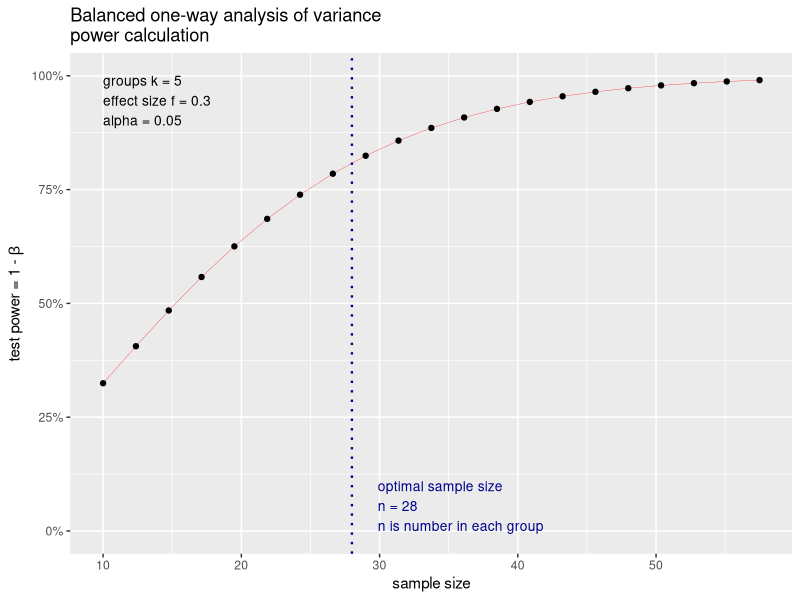
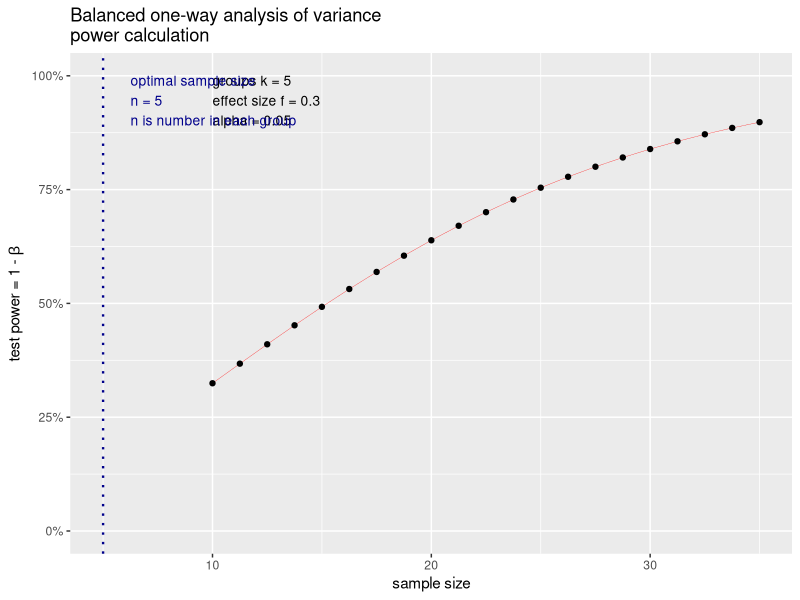
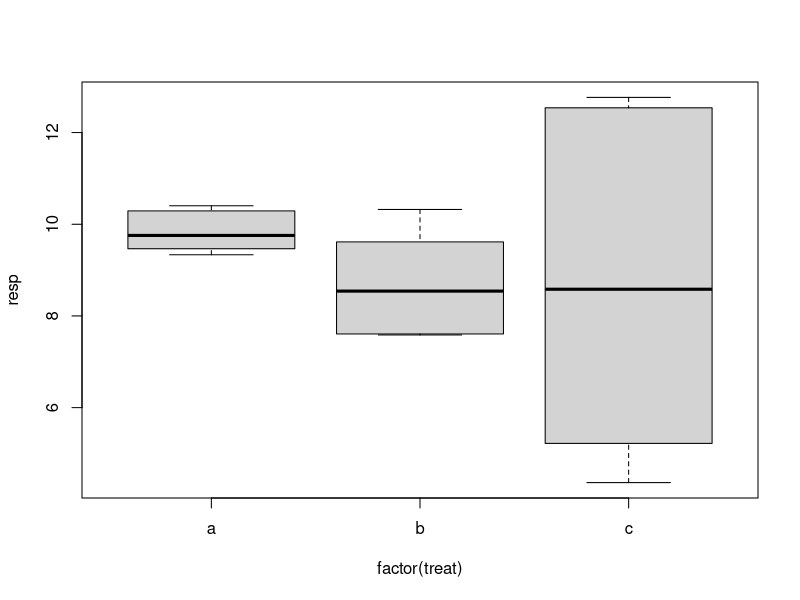
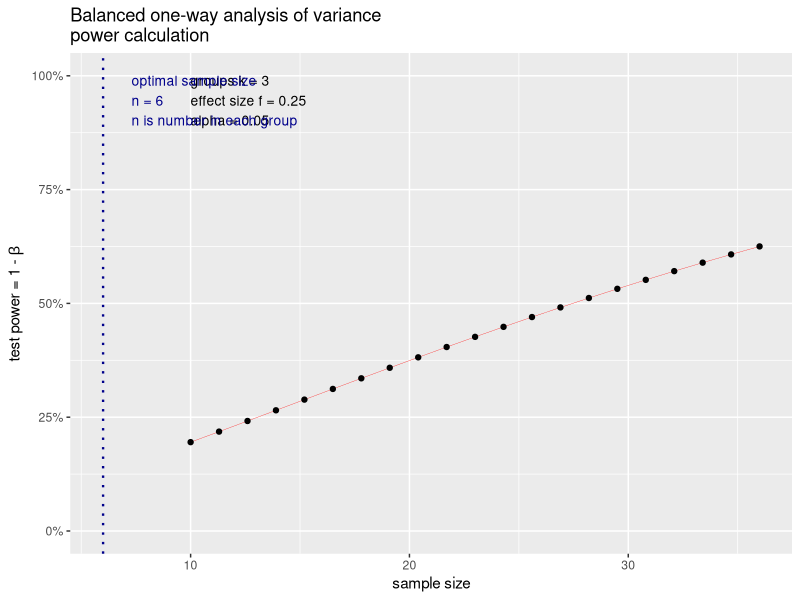
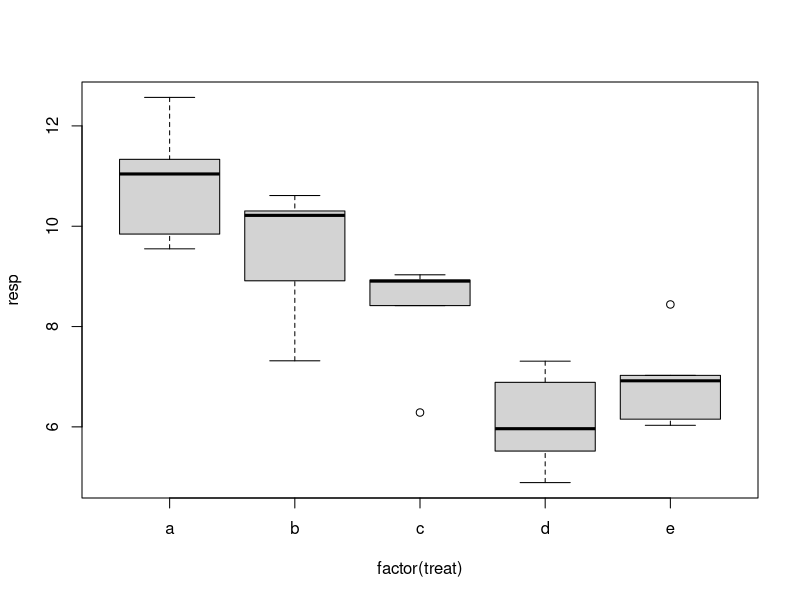

Here is the R script that generated these plots, in order:
library(pwr)

pwr.anova.test(k = 5, n = 5,f = NULL,sig.level = .05,power = 0.8)   # as per AMIS
pwr.anova.test(k = 5, n = 5,f = NULL,sig.level = .05,power = 0.6)   # reducing power (acceptable) reduces effect size
plot(pwr.anova.test(k = 5, f = 0.3,sig.level = .05,power = 0.8))    # what sample size IS "optimal?" with a power of 0.3 ("large" by Cohen, 88)
plot(pwr.anova.test(k = 5, f = 0.3,sig.level = .05,n=5))            # what kind of power are we looking at with 0.3 effect size and n=5



################ pretend anova data to explore what effect size is from the opposite direction.
## Make fake data to see what effect sizes look like
set.seed(101987)                                                    # make your random numbers the same as mine for this R session (close after done!!)
resp <- c(rnorm(n=6,mean=10,sd=1),
          rnorm(n=6,mean=9,sd=1),
          rnorm(n=6,mean=10,sd=2))                                  # build response vector
treat <- c(rep("a",6),rep("b",6),rep("c",6))                        # build treatment vector
df <- data.frame(resp=resp,treat=treat)                             # combine vectors into dataframe
df                                                                  # look at dataframe

## to calculate Cohen's f
grandmean <- mean(df$resp)                                          # the mean resp of the df
a <- mean(df$resp[df$treat=="a"])                                   # group means of df
b <- mean(df$resp[df$treat=="b"])
c <- mean(df$resp[df$treat=="c"])
leng <- length(unique(df$treat))                                    # number of groups

sigma_m <- sqrt((sum((c(a,b,c)-grandmean)^2))/leng)                 # see Cohen 88, page 275, but essentially the sum of the suqared mean differences divded by number of groups and sqaure rooted (similar to sum of squares in an ANOVA)
sigma <- sd(df$resp)                                                # overall sd for response
f <- sigma_m/sigma                                                  # Cohen's f for this particular ANOVA test.
f                                                                   # the kind of small size indicates that there is little effect of the treatment

## also, to calculate Cohen's n^2
aov1 <- aov(resp~factor(treat), data=df)                            # create ANOVA object with resp explained by factorized treatment in df dataframe
aov1                                                                # look at ANOVA object
summary(aov1)                                                       # see summary, including p-value, of ANOVA object
boxplot(resp~factor(treat), data=df)                                # look at boxplot of same data
sumobj <- unlist(summary(aov1))                                     # change the structure of the anova summary object
sumobj["Sum Sq1"]/sumobj["Sum Sq2"]                                 # the treatment sum of squares / residual sum of squares
                                                                    # this is the n^2, approximately this % of the variation in the data is explained by the treatment, in this case, that value is small.

## to calculate Cohen's d

d <- (max(c(a,b,c))-min(c(a,b,c)))/sigma
d                                                                   # this d suggests small to intermediate effects

pwr.anova.test(k=3,n=6,f=0.25,sig.level=0.05)
# notice the power is very low if the effect size is small/moderate but the sample sizes are small--look at the boxplots, why is the power low?
plot(pwr.anova.test(k=3,n=6,f=0.25, sig.level=0.05))


## run this script again but skip the set.seed() line to try with different randomness, but the same shape.  
## similar to above, but change the standard deviations or means to see how different kinds of results can influence.
## use this to inform your understanding of effect size--how much does the treatment change the response in relation to the overall data?




####### back to your above power analysis

pwr.anova.test(k=5, n=5,f=NULL,sig.level=0.05,power=0.8)   # as per AMIS
# with an f=0.78, this implies you would need to have a large amount of the variation in the data explained by the treatments in order to have lots of power and significance
# Let's make more similar fake data and fudge an ANOVA to see how this would look with your kind of experiment:

## another round of fake data based effect size calculation (NOT ESTIMATION--the above pwr.anova.test is effect size estimation)
set.seed(10191987)
df2 <- data.frame(resp=c(rnorm(5,mean=10,sd=1), 
                         rnorm(5,mean=9,sd=1),
                         rnorm(5,mean=8,sd=1),
                         rnorm(5,mean=7,sd=1),
                         rnorm(5,mean=6,sd=1)),
                  treat=c(rep("a",5),
                          rep("b",5),
                          rep("c",5),
                          rep("d",5),
                          rep("e",5)))

df2

grandmean2 <- mean(df2$resp)                                         
a2 <- mean(df2$resp[df2$treat=="a"])                                  
b2 <- mean(df2$resp[df2$treat=="b"])
c2 <- mean(df2$resp[df2$treat=="c"])
leng2 <- length(unique(df2$treat))                                    

sigma_m2 <- sqrt((sum((c(a2,b2,c2)-grandmean2)^2))/leng2)                 
sigma2 <- sd(df2$resp)                                                
f2 <- sigma_m2/sigma2                                                 
f2      

aov2 <- aov(resp~factor(treat), data=df2)
boxplot(resp~factor(treat), data=df2)
summary(aov2)
sumobj2 <- unlist(summary(aov2))                                     
sumobj2["Sum Sq1"]/sumobj2["Sum Sq2"]                                 

d2 <- (max(c(a2,b2,c2))-min(c(a2,b2,c2)))/sigma2
d2

## now look at the boxplot and the f value.  There is a painfully clear monotonic downward trend in the means (and a constant SD, which I created), so the majority of the variation is caused by the treatment and not by the variation in the data
## accordingly, if, in your data you show egregiously clear trends, you can accept a high f value in the pursuit of high power because you know you'll have a strong effect size.
## HOWEVER, you do not have strong confidence about what the data will look like so this becomes sketchy af.
## SO, the idea is to have a large enough sample size that you can stil have power with a low effect size.
